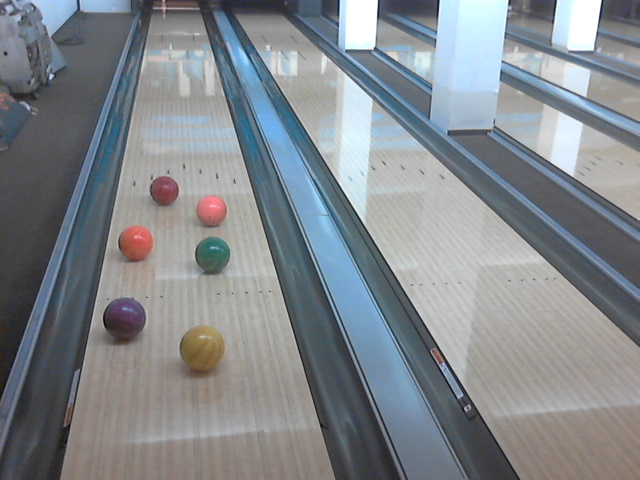
#> input picture slika1.jpg, 640 x 480 px, given in place of the camera
$ python 'HSV test - video.py'
#> lines starting #> are read from the running program, lines starting #| are printed output that depends on the picture; after the words box and inside, x2 and y2 are one past the last pixel; in counts of white or black regions, pixels touching at a corner belong together
import numpy as np
import math
import cv2 as cv
from PIL import Image


video = cv.VideoCapture(0)

def nothing(x):
    pass

cv.namedWindow("Win")

cv.createTrackbar("Lower_H", "Win", 0, 179, nothing)
#> slider 'Lower_H' is set to 35
cv.createTrackbar("Lower_S", "Win", 0, 255, nothing)
#> slider 'Lower_S' is set to 51
cv.createTrackbar("Lower_V", "Win", 0, 255, nothing)
#> slider 'Lower_V' is set to 51
cv.createTrackbar("Upper_H", "Win", 0, 179, nothing)
#> slider 'Upper_H' is set to 179
cv.createTrackbar("Upper_S", "Win", 0, 255, nothing)
#> slider 'Upper_S' is set to 255
cv.createTrackbar("Upper_V", "Win", 0, 255, nothing)
#> slider 'Upper_V' is set to 255

while True:

    ret, frame = video.read()
#> frame is the input picture: shape (480, 640, 3); mean B, G, R 140.7, 135.8, 130.4

    poly1 = np.array([[[44,480],[146,0],[0,0],[0,480]]], dtype=np.int32)               #leva stran
    poly = cv.fillPoly(frame, poly1, 0)
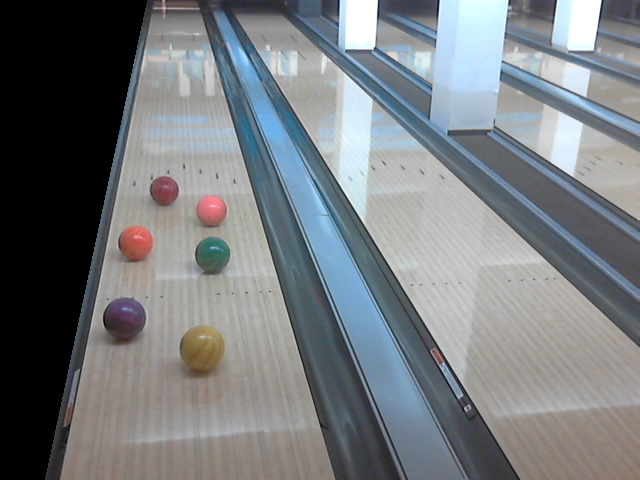
#> poly: shape (480, 640, 3); mean B, G, R 126.2, 122.6, 118.2
    poly2 = np.array([[[349,480],[203,0],[640,0],[640,480]]], dtype=np.int32)          #desna stran
    poly = cv.fillPoly(frame, poly2, 0)
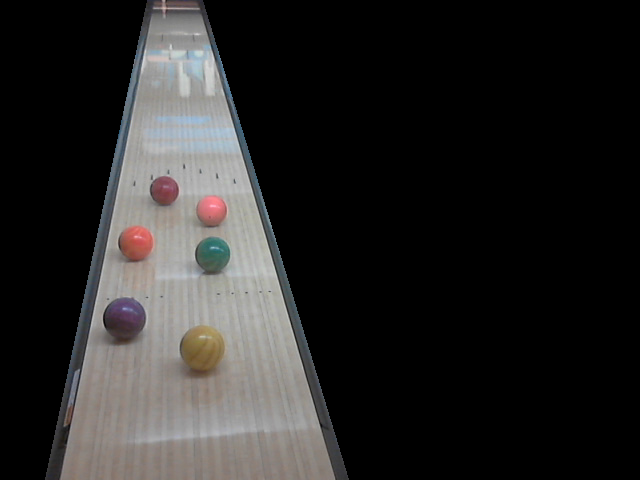
#> poly: shape (480, 640, 3); mean B, G, R 38.6, 39.3, 40.3
    poly3 = np.array([[[0,0],[0,10],[640,10],[640,0]]], dtype=np.int32)                #zgori   parametr 4 in 6
    poly = cv.fillPoly(frame, poly3, 0)
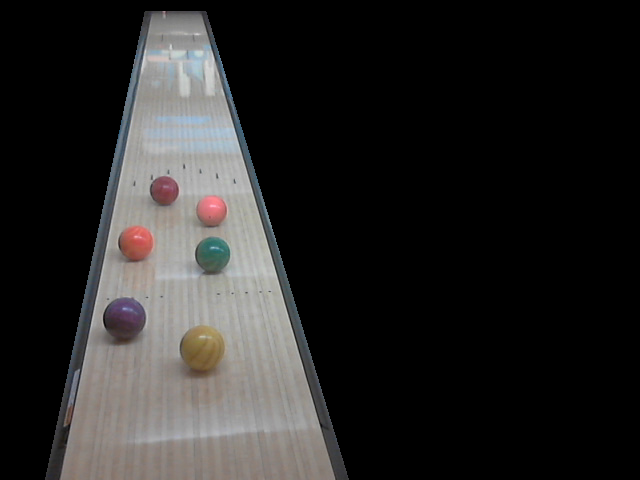
#> poly: shape (480, 640, 3); 0.21% of pixels changed, all inside (x1, y1, x2, y2) = (145, 0, 206, 11)
    poly4 = np.array([[[800,600],[0,600],[0,595],[800,595]]], dtype=np.int32)          #spodi    parametr 6 in 8
    poly = cv.fillPoly(frame, poly4, 0)

    hsv = cv.cvtColor(frame, cv.COLOR_BGR2HSV)
#> hsv: shape (480, 640, 3); mean H, S, V 11.7, 6.7, 41.1

    lower_h = cv.getTrackbarPos("Lower_H", "Win")
    lower_s = cv.getTrackbarPos("Lower_S", "Win")
    lower_v = cv.getTrackbarPos("Lower_V", "Win")
    upper_h = cv.getTrackbarPos("Upper_H", "Win")
    upper_s = cv.getTrackbarPos("Upper_S", "Win")
    upper_v = cv.getTrackbarPos("Upper_V", "Win")

    low_hsv = np.array([lower_h, lower_s, lower_v])
    up_hsv = np.array([upper_h, upper_s, upper_v])

    mask = cv.inRange(hsv, low_hsv, up_hsv)
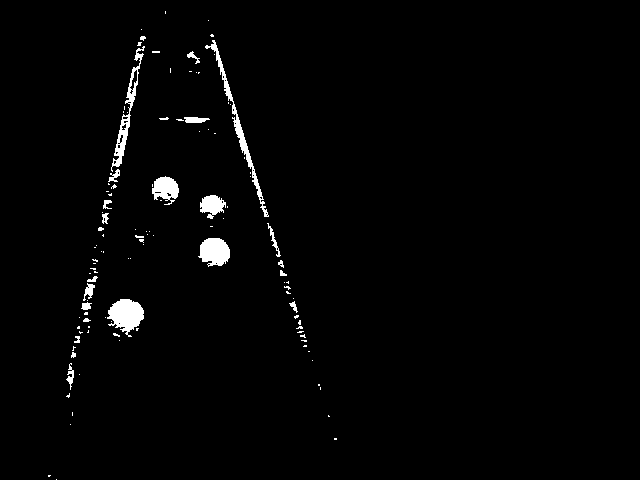
#> mask: shape (480, 640); 1.8% white; 115 white regions (91 under 20 px), largest, box (x1, y1, x2, y2) and area: (107, 299, 144, 337) 867, (205, 40, 269, 217) 834, (111, 46, 145, 172) 714
    mask = cv.erode(mask, None, iterations=2)
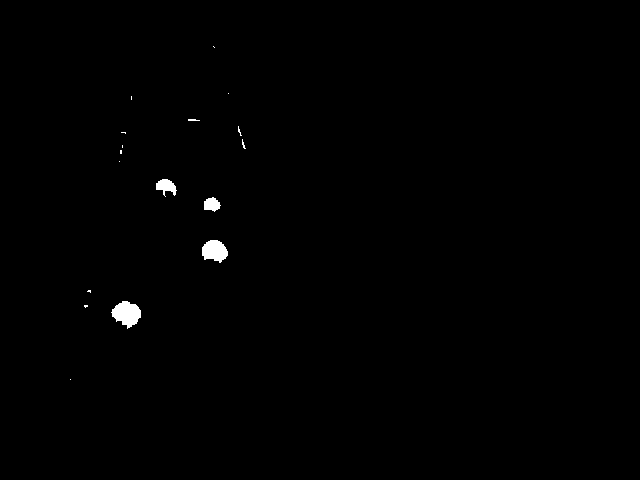
#> mask: shape (480, 640); 0.48% white; 17 white regions (12 under 20 px), largest, box (x1, y1, x2, y2) and area: (111, 301, 141, 329) 537, (202, 240, 228, 263) 434, (156, 179, 177, 197) 218, (204, 197, 221, 212) 178, (188, 119, 200, 121) 20
    mask = cv.dilate(mask, None, iterations=2)
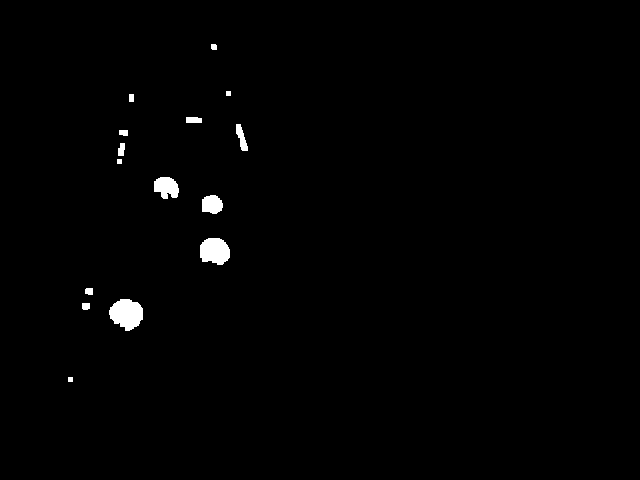
#> mask: shape (480, 640); 0.92% white; 15 white regions, largest, box (x1, y1, x2, y2) and area: (109, 299, 143, 331) 789, (200, 238, 230, 265) 650, (154, 177, 179, 199) 414

    cv.imshow("poli",poly)
    cv.imshow("Maska",mask)
    cv.imshow("Orig", frame)

    if cv.waitKey(1) & 0xFF == ord('q'):
#> (key q is pressed here)
        break


cv.waitKey(0)
cv.destroyAllWindows()
